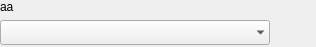
<?xml version="1.0" encoding="UTF-8"?>
<ui version="4.0">
 <class>WidgetSelection5CCB</class>
 <widget class="QWidget" name="WidgetSelection5CCB">
  <property name="geometry">
   <rect>
    <x>0</x>
    <y>0</y>
    <width>316</width>
    <height>47</height>
   </rect>
  </property>
  <property name="sizePolicy">
   <sizepolicy hsizetype="Preferred" vsizetype="MinimumExpanding">
    <horstretch>0</horstretch>
    <verstretch>0</verstretch>
   </sizepolicy>
  </property>
  <property name="minimumSize">
   <size>
    <width>0</width>
    <height>0</height>
   </size>
  </property>
  <property name="maximumSize">
   <size>
    <width>1500</width>
    <height>1500</height>
   </size>
  </property>
  <property name="windowTitle">
   <string>Form</string>
  </property>
  <property name="styleSheet">
   <string notr="true">QComboBox{combobox-popup:0;};</string>
  </property>
  <layout class="QVBoxLayout" name="verticalLayout">
   <property name="spacing">
    <number>0</number>
   </property>
   <property name="leftMargin">
    <number>0</number>
   </property>
   <property name="topMargin">
    <number>0</number>
   </property>
   <property name="rightMargin">
    <number>0</number>
   </property>
   <property name="bottomMargin">
    <number>0</number>
   </property>
   <item>
    <widget class="MonLabelClic" name="label">
     <property name="sizePolicy">
      <sizepolicy hsizetype="Fixed" vsizetype="Expanding">
       <horstretch>0</horstretch>
       <verstretch>0</verstretch>
      </sizepolicy>
     </property>
     <property name="minimumSize">
      <size>
       <width>0</width>
       <height>20</height>
      </size>
     </property>
     <property name="maximumSize">
      <size>
       <width>1500</width>
       <height>20</height>
      </size>
     </property>
     <property name="frameShape">
      <enum>QFrame::NoFrame</enum>
     </property>
     <property name="text">
      <string>aa</string>
     </property>
     <property name="scaledContents">
      <bool>false</bool>
     </property>
     <property name="alignment">
      <set>Qt::AlignLeading|Qt::AlignLeft|Qt::AlignTop</set>
     </property>
    </widget>
   </item>
   <item>
    <layout class="QHBoxLayout" name="horizontalLayout">
     <property name="spacing">
      <number>4</number>
     </property>
     <item>
      <widget class="QComboBox" name="CBChoix">
       <property name="sizePolicy">
        <sizepolicy hsizetype="Expanding" vsizetype="Preferred">
         <horstretch>0</horstretch>
         <verstretch>0</verstretch>
        </sizepolicy>
       </property>
       <property name="minimumSize">
        <size>
         <width>270</width>
         <height>25</height>
        </size>
       </property>
       <property name="maximumSize">
        <size>
         <width>16777215</width>
         <height>25</height>
        </size>
       </property>
       <property name="accessibleName">
        <string/>
       </property>
       <property name="accessibleDescription">
        <string/>
       </property>
       <property name="styleSheet">
        <string notr="true">QComboBox {
 background:rgb(220,220,220);
 }
/*QComboBox: on {
  font : italic
 }
background:rgb(235,235,235);
border:0px;


QComboBox:!editable:on, QComboBox::drop-down:editable:on {
background: black;
    font : italic 14px
 }
QComboBox:on { 
  font : italic 20px;
  background: red ;
}/*
</string>
       </property>
       <property name="maxVisibleItems">
        <number>100</number>
       </property>
       <property name="frame">
        <bool>false</bool>
       </property>
      </widget>
     </item>
     <item>
      <spacer name="horizontalSpacer">
       <property name="orientation">
        <enum>Qt::Horizontal</enum>
       </property>
       <property name="sizeHint" stdset="0">
        <size>
         <width>40</width>
         <height>20</height>
        </size>
       </property>
      </spacer>
     </item>
    </layout>
   </item>
  </layout>
 </widget>
 <customwidgets>
  <customwidget>
   <class>MonLabelClic</class>
   <extends>QLabel</extends>
   <header>InterfaceGUI.QT5.monLabelClic.h</header>
  </customwidget>
 </customwidgets>
 <resources/>
 <connections/>
</ui>
